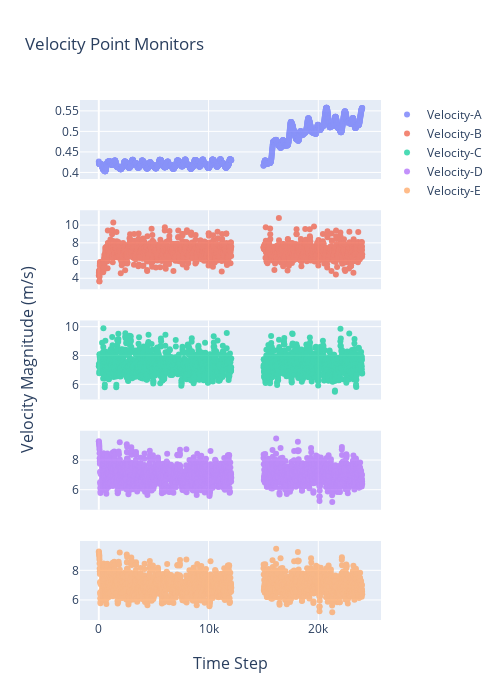

The cell this chart's notebook holds for it:
### Code cell
color10_16 = ['#636EFA', '#EF553B', '#00CC96', '#AB63FA', '#FFA15A', '#19D3F3', '#FF6692', '#B6E880', '#FF97FF',
              '#FECB52']
fig = make_subplots(
    rows=5,
    cols=1,
    shared_xaxes=True,
    x_title="Time Step",
    y_title="Velocity Magnitude (m/s)")
# subplot_titles=("Point A", "Quadrant 2"))

fig.add_trace(go.Scatter(x=resid_dict['point-vel-a.out']['Time Step'],
                         y=resid_dict['point-vel-a.out']['point-vel-a'],
                         mode='markers',
                         opacity=scatter_opacity,
                         name='Velocity-A',
                         line=dict(color=color10_16[0])),
              row=1, col=1)

# fig.add_trace(go.Scatter(x=bin_df['bin_centres'],
#                          y=bin_df['point-vel-a_bin_mean'],
#                          mode='markers+lines',
#                          name='Mean +/- STD',
#                          line=dict(color='black'),
#                          opacity=.55,
#                          error_y_array=bin_df['point-vel-a_std'],
#                          showlegend=False),
#               row=1, col=1)


fig.add_trace(go.Scatter(x=resid_dict['point-vel-b.out']['Time Step'],
                         y=resid_dict['point-vel-b.out']['point-vel-b'],
                         mode='markers',
                         opacity=scatter_opacity,
                         name='Velocity-B',
                         line=dict(color=color10_16[1])),
              row=2, col=1)
# fig.add_trace(go.Scatter(x=bin_df['bin_centres'],
#                          y=bin_df['point-vel-b_bin_mean'],
#                          mode='markers+lines',
#                          name='Mean +/- STD',
#                          line=dict(color='black'),
#                          opacity=.55,
#                          error_y_array=bin_df['point-vel-b_std'],
#                          showlegend=False),
#               row=2, col=1)

fig.add_trace(go.Scatter(x=resid_dict['point-vel-c.out']['Time Step'],
                         y=resid_dict['point-vel-c.out']['point-vel-c'],
                         mode='markers',
                         opacity=scatter_opacity,
                         name='Velocity-C',
                         line=dict(color=color10_16[2]),
                         showlegend=True),
              row=3, col=1)
# fig.add_trace(go.Scatter(x=bin_df['bin_centres'],
#                          y=bin_df['point-vel-c_bin_mean'],
#                          mode='markers+lines',
#                          name='Mean +/- STD',
#                          line=dict(color='black'),
#                          opacity=.55,
#                          error_y_array=bin_df['point-vel-c_std'],
#                          showlegend=False),
#               row=3, col=1)

fig.add_trace(go.Scatter(x=resid_dict['point-vel-d.out']['Time Step'],
                         y=resid_dict['point-vel-d.out']['point-vel-d'],
                         mode='markers',
                         opacity=scatter_opacity,
                         name='Velocity-D',
                         line=dict(color=color10_16[3]),
                         showlegend=True),
              row=4, col=1)
# fig.add_trace(go.Scatter(x=bin_df['bin_centres'],
#                          y=bin_df['point-vel-d_bin_mean'],
#                          mode='markers+lines',
#                          name='Mean +/- STD',
#                          line=dict(color='black'),
#                          opacity=.55,
#                          error_y_array=bin_df['point-vel-d_std'],
#                          showlegend=False),
#               row=4, col=1)

fig.add_trace(go.Scatter(x=resid_dict['point-vel-e.out']['Time Step'],
                         y=resid_dict['point-vel-e.out']['point-vel-e'],
                         mode='markers',
                         opacity=scatter_opacity,
                         name='Velocity-E',
                         line=dict(color=color10_16[4]),
                         showlegend=True),
              row=5, col=1)
# fig.add_trace(go.Scatter(x=bin_df['bin_centres'],
#                          y=bin_df['point-vel-e_bin_mean'],
#                          mode='markers+lines',
#                          name='Mean +/- STD',
#                          line=dict(color='black'),
#                          opacity=.55,
#                          error_y_array=bin_df['point-vel-e_std'],
#                          showlegend=True),
#               row=5, col=1)

fig.update_layout(height=700, width=500,
                  title_text="Velocity Point Monitors")

fig.show()

### Figure 1 — Plotly figure (JSON) as saved in the notebook; plotly's stock layout.template omitted (floating-point values rounded to 4 significant figures; data arrays with more than 128 entries replaced by an {"elided": "..."} marker saying what was removed)
{"data": [{"line": {"color": "#636EFA"}, "mode": "markers", "name": "Velocity-A", "opacity": 0.7, "type": "scatter", "x": {"elided": "2109 int values"}, "xaxis": "x", "y": {"elided": "2109 float values"}, "yaxis": "y"}, {"line": {"color": "#EF553B"}, "mode": "markers", "name": "Velocity-B", "opacity": 0.7, "type": "scatter", "x": {"elided": "2117 int values"}, "xaxis": "x2", "y": {"elided": "2117 float values"}, "yaxis": "y2"}, {"line": {"color": "#00CC96"}, "mode": "markers", "name": "Velocity-C", "opacity": 0.7, "showlegend": true, "type": "scatter", "x": {"elided": "2118 int values"}, "xaxis": "x3", "y": {"elided": "2118 float values"}, "yaxis": "y3"}, {"line": {"color": "#AB63FA"}, "mode": "markers", "name": "Velocity-D", "opacity": 0.7, "showlegend": true, "type": "scatter", "x": {"elided": "2120 int values"}, "xaxis": "x4", "y": {"elided": "2120 float values"}, "yaxis": "y4"}, {"line": {"color": "#FFA15A"}, "mode": "markers", "name": "Velocity-E", "opacity": 0.7, "showlegend": true, "type": "scatter", "x": {"elided": "2120 int values"}, "xaxis": "x5", "y": {"elided": "2120 float values"}, "yaxis": "y5"}], "layout": {"annotations": [{"font": {"size": 16}, "showarrow": false, "text": "Time Step", "x": 0.5, "xanchor": "center", "xref": "paper", "y": 0, "yanchor": "top", "yref": "paper", "yshift": -30}, {"font": {"size": 16}, "showarrow": false, "text": "Velocity Magnitude (m/s)", "textangle": -90, "x": 0, "xanchor": "right", "xref": "paper", "xshift": -40, "y": 0.5, "yanchor": "middle", "yref": "paper"}], "height": 700, "title": {"text": "Velocity Point Monitors"}, "width": 500, "xaxis": {"anchor": "y", "domain": [0.0, 1.0], "matches": "x5", "showticklabels": false}, "xaxis2": {"anchor": "y2", "domain": [0.0, 1.0], "matches": "x5", "showticklabels": false}, "xaxis3": {"anchor": "y3", "domain": [0.0, 1.0], "matches": "x5", "showticklabels": false}, "xaxis4": {"anchor": "y4", "domain": [0.0, 1.0], "matches": "x5", "showticklabels": false}, "xaxis5": {"anchor": "y5", "domain": [0.0, 1.0]}, "yaxis": {"anchor": "x", "domain": [0.848, 1.0]}, "yaxis2": {"anchor": "x2", "domain": [0.636, 0.788]}, "yaxis3": {"anchor": "x3", "domain": [0.424, 0.576]}, "yaxis4": {"anchor": "x4", "domain": [0.212, 0.364]}, "yaxis5": {"anchor": "x5", "domain": [0.0, 0.152]}}}
